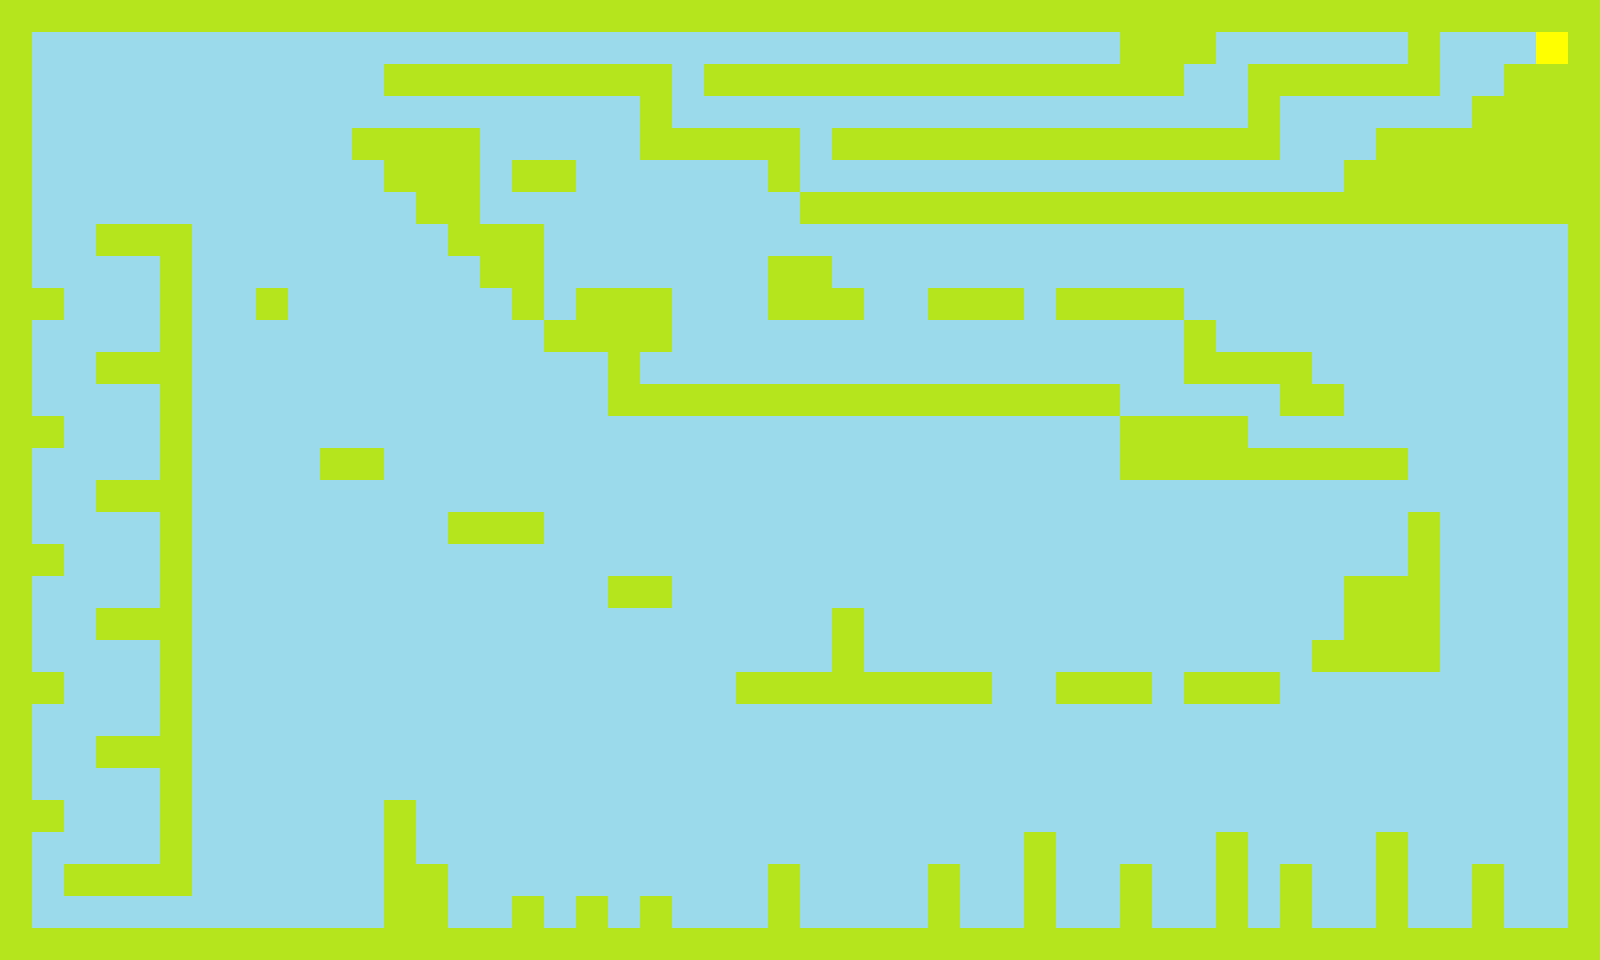

This game map was drawn from its Tiled (.tmx) file and the tilesets committed beside it. A one-line description and the full map source follow:
An orthogonal 50x30 tile map with 32x32 px tiles, 1 tile layer (Tile Layer 1).

<map version="1.0" tiledversion="1.1.6" orientation="orthogonal" renderorder="right-down" width="50" height="30" tilewidth="32" tileheight="32" infinite="0" nextobjectid="1">
 <tileset firstgid="1" source="sprites.tsx" />
 <layer name="Tile Layer 1" width="50" height="30">
  <data encoding="csv">
2,2,2,2,2,2,2,2,2,2,2,2,2,2,2,2,2,2,2,2,2,2,2,2,2,2,2,2,2,2,2,2,2,2,2,2,2,2,2,2,2,2,2,2,2,2,2,2,2,2,
2,1,1,1,1,1,1,1,1,1,1,1,1,1,1,1,1,1,1,1,1,1,1,1,1,1,1,1,1,1,1,1,1,1,1,2,2,2,1,1,1,1,1,1,2,1,1,1,3,2,
2,1,1,1,1,1,1,1,1,1,1,1,2,2,2,2,2,2,2,2,2,1,2,2,2,2,2,2,2,2,2,2,2,2,2,2,2,1,1,2,2,2,2,2,2,1,1,2,2,2,
2,1,1,1,1,1,1,1,1,1,1,1,1,1,1,1,1,1,1,1,2,1,1,1,1,1,1,1,1,1,1,1,1,1,1,1,1,1,1,2,1,1,1,1,1,1,2,2,2,2,
2,1,1,1,1,1,1,1,1,1,1,2,2,2,2,1,1,1,1,1,2,2,2,2,2,1,2,2,2,2,2,2,2,2,2,2,2,2,2,2,1,1,1,2,2,2,2,2,2,2,
2,1,1,1,1,1,1,1,1,1,1,1,2,2,2,1,2,2,1,1,1,1,1,1,2,1,1,1,1,1,1,1,1,1,1,1,1,1,1,1,1,1,2,2,2,2,2,2,2,2,
2,1,1,1,1,1,1,1,1,1,1,1,1,2,2,1,1,1,1,1,1,1,1,1,1,2,2,2,2,2,2,2,2,2,2,2,2,2,2,2,2,2,2,2,2,2,2,2,2,2,
2,1,1,2,2,2,1,1,1,1,1,1,1,1,2,2,2,1,1,1,1,1,1,1,1,1,1,1,1,1,1,1,1,1,1,1,1,1,1,1,1,1,1,1,1,1,1,1,1,2,
2,1,1,1,1,2,1,1,1,1,1,1,1,1,1,2,2,1,1,1,1,1,1,1,2,2,1,1,1,1,1,1,1,1,1,1,1,1,1,1,1,1,1,1,1,1,1,1,1,2,
2,2,1,1,1,2,1,1,2,1,1,1,1,1,1,1,2,1,2,2,2,1,1,1,2,2,2,1,1,2,2,2,1,2,2,2,2,1,1,1,1,1,1,1,1,1,1,1,1,2,
2,1,1,1,1,2,1,1,1,1,1,1,1,1,1,1,1,2,2,2,2,1,1,1,1,1,1,1,1,1,1,1,1,1,1,1,1,2,1,1,1,1,1,1,1,1,1,1,1,2,
2,1,1,2,2,2,1,1,1,1,1,1,1,1,1,1,1,1,1,2,1,1,1,1,1,1,1,1,1,1,1,1,1,1,1,1,1,2,2,2,2,1,1,1,1,1,1,1,1,2,
2,1,1,1,1,2,1,1,1,1,1,1,1,1,1,1,1,1,1,2,2,2,2,2,2,2,2,2,2,2,2,2,2,2,2,1,1,1,1,1,2,2,1,1,1,1,1,1,1,2,
2,2,1,1,1,2,1,1,1,1,1,1,1,1,1,1,1,1,1,1,1,1,1,1,1,1,1,1,1,1,1,1,1,1,1,2,2,2,2,1,1,1,1,1,1,1,1,1,1,2,
2,1,1,1,1,2,1,1,1,1,2,2,1,1,1,1,1,1,1,1,1,1,1,1,1,1,1,1,1,1,1,1,1,1,1,2,2,2,2,2,2,2,2,2,1,1,1,1,1,2,
2,1,1,2,2,2,1,1,1,1,1,1,1,1,1,1,1,1,1,1,1,1,1,1,1,1,1,1,1,1,1,1,1,1,1,1,1,1,1,1,1,1,1,1,1,1,1,1,1,2,
2,1,1,1,1,2,1,1,1,1,1,1,1,1,2,2,2,1,1,1,1,1,1,1,1,1,1,1,1,1,1,1,1,1,1,1,1,1,1,1,1,1,1,1,2,1,1,1,1,2,
2,2,1,1,1,2,1,1,1,1,1,1,1,1,1,1,1,1,1,1,1,1,1,1,1,1,1,1,1,1,1,1,1,1,1,1,1,1,1,1,1,1,1,1,2,1,1,1,1,2,
2,1,1,1,1,2,1,1,1,1,1,1,1,1,1,1,1,1,1,2,2,1,1,1,1,1,1,1,1,1,1,1,1,1,1,1,1,1,1,1,1,1,2,2,2,1,1,1,1,2,
2,1,1,2,2,2,1,1,1,1,1,1,1,1,1,1,1,1,1,1,1,1,1,1,1,1,2,1,1,1,1,1,1,1,1,1,1,1,1,1,1,1,2,2,2,1,1,1,1,2,
2,1,1,1,1,2,1,1,1,1,1,1,1,1,1,1,1,1,1,1,1,1,1,1,1,1,2,1,1,1,1,1,1,1,1,1,1,1,1,1,1,2,2,2,2,1,1,1,1,2,
2,2,1,1,1,2,1,1,1,1,1,1,1,1,1,1,1,1,1,1,1,1,1,2,2,2,2,2,2,2,2,1,1,2,2,2,1,2,2,2,1,1,1,1,1,1,1,1,1,2,
2,1,1,1,1,2,1,1,1,1,1,1,1,1,1,1,1,1,1,1,1,1,1,1,1,1,1,1,1,1,1,1,1,1,1,1,1,1,1,1,1,1,1,1,1,1,1,1,1,2,
2,1,1,2,2,2,1,1,1,1,1,1,1,1,1,1,1,1,1,1,1,1,1,1,1,1,1,1,1,1,1,1,1,1,1,1,1,1,1,1,1,1,1,1,1,1,1,1,1,2,
2,1,1,1,1,2,1,1,1,1,1,1,1,1,1,1,1,1,1,1,1,1,1,1,1,1,1,1,1,1,1,1,1,1,1,1,1,1,1,1,1,1,1,1,1,1,1,1,1,2,
2,2,1,1,1,2,1,1,1,1,1,1,2,1,1,1,1,1,1,1,1,1,1,1,1,1,1,1,1,1,1,1,1,1,1,1,1,1,1,1,1,1,1,1,1,1,1,1,1,2,
2,1,1,1,1,2,1,1,1,1,1,1,2,1,1,1,1,1,1,1,1,1,1,1,1,1,1,1,1,1,1,1,2,1,1,1,1,1,2,1,1,1,1,2,1,1,1,1,1,2,
2,1,2,2,2,2,1,1,1,1,1,1,2,2,1,1,1,1,1,1,1,1,1,1,2,1,1,1,1,2,1,1,2,1,1,2,1,1,2,1,2,1,1,2,1,1,2,1,1,2,
2,1,1,1,1,1,1,1,1,1,1,1,2,2,1,1,2,1,2,1,2,1,1,1,2,1,1,1,1,2,1,1,2,1,1,2,1,1,2,1,2,1,1,2,1,1,2,1,1,2,
2,2,2,2,2,2,2,2,2,2,2,2,2,2,2,2,2,2,2,2,2,2,2,2,2,2,2,2,2,2,2,2,2,2,2,2,2,2,2,2,2,2,2,2,2,2,2,2,2,2
</data>
 </layer>
</map>
